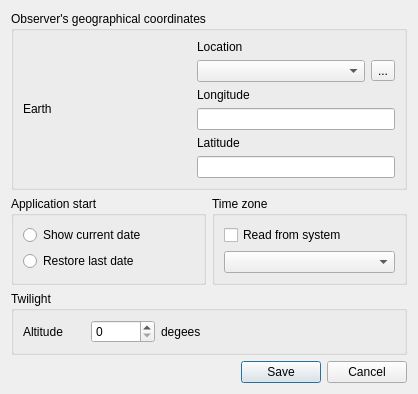
<?xml version="1.0" encoding="UTF-8"?>
<ui version="4.0">
 <class>CSetupDialog</class>
 <widget class="QDialog" name="CSetupDialog">
  <property name="geometry">
   <rect>
    <x>0</x>
    <y>0</y>
    <width>418</width>
    <height>382</height>
   </rect>
  </property>
  <property name="windowTitle">
   <string>Dialog</string>
  </property>
  <layout class="QGridLayout" name="gridLayout_2">
   <item row="3" column="0" colspan="2">
    <widget class="QGroupBox" name="groupBox_4">
     <property name="title">
      <string>Twilight</string>
     </property>
     <layout class="QHBoxLayout" name="horizontalLayout">
      <item>
       <widget class="QLabel" name="label_5">
        <property name="sizePolicy">
         <sizepolicy hsizetype="Fixed" vsizetype="Preferred">
          <horstretch>0</horstretch>
          <verstretch>0</verstretch>
         </sizepolicy>
        </property>
        <property name="text">
         <string>Altitude</string>
        </property>
        <property name="wordWrap">
         <bool>true</bool>
        </property>
       </widget>
      </item>
      <item>
       <widget class="QLabel" name="label_7">
        <property name="minimumSize">
         <size>
          <width>16</width>
          <height>0</height>
         </size>
        </property>
        <property name="maximumSize">
         <size>
          <width>16</width>
          <height>16777215</height>
         </size>
        </property>
        <property name="text">
         <string/>
        </property>
       </widget>
      </item>
      <item>
       <widget class="QSpinBox" name="spinBox">
        <property name="minimumSize">
         <size>
          <width>64</width>
          <height>0</height>
         </size>
        </property>
        <property name="maximum">
         <number>90</number>
        </property>
       </widget>
      </item>
      <item>
       <widget class="QLabel" name="label_6">
        <property name="sizePolicy">
         <sizepolicy hsizetype="Fixed" vsizetype="Preferred">
          <horstretch>0</horstretch>
          <verstretch>0</verstretch>
         </sizepolicy>
        </property>
        <property name="text">
         <string>degees</string>
        </property>
       </widget>
      </item>
      <item>
       <spacer name="horizontalSpacer">
        <property name="orientation">
         <enum>Qt::Horizontal</enum>
        </property>
        <property name="sizeHint" stdset="0">
         <size>
          <width>40</width>
          <height>20</height>
         </size>
        </property>
       </spacer>
      </item>
     </layout>
    </widget>
   </item>
   <item row="0" column="0" colspan="2">
    <widget class="QGroupBox" name="groupBox">
     <property name="title">
      <string>Observer's geographical coordinates</string>
     </property>
     <layout class="QGridLayout" name="gridLayout">
      <item row="0" column="1">
       <widget class="QLabel" name="label_2">
        <property name="text">
         <string>Location</string>
        </property>
       </widget>
      </item>
      <item row="1" column="1">
       <widget class="QComboBox" name="comboBox"/>
      </item>
      <item row="1" column="2">
       <widget class="QToolButton" name="toolButton">
        <property name="text">
         <string>...</string>
        </property>
       </widget>
      </item>
      <item row="2" column="1">
       <widget class="QLabel" name="label_3">
        <property name="text">
         <string>Longitude</string>
        </property>
       </widget>
      </item>
      <item row="3" column="1" colspan="2">
       <widget class="QLineEdit" name="lineEdit">
        <property name="alignment">
         <set>Qt::AlignRight|Qt::AlignTrailing|Qt::AlignVCenter</set>
        </property>
       </widget>
      </item>
      <item row="4" column="1">
       <widget class="QLabel" name="label_4">
        <property name="text">
         <string>Latitude</string>
        </property>
       </widget>
      </item>
      <item row="5" column="1" colspan="2">
       <widget class="QLineEdit" name="lineEdit_2">
        <property name="alignment">
         <set>Qt::AlignRight|Qt::AlignTrailing|Qt::AlignVCenter</set>
        </property>
       </widget>
      </item>
      <item row="0" column="0" rowspan="6">
       <widget class="QLabel" name="label">
        <property name="text">
         <string notr="true">Earth</string>
        </property>
       </widget>
      </item>
     </layout>
    </widget>
   </item>
   <item row="4" column="0" colspan="2">
    <widget class="QDialogButtonBox" name="buttonBox">
     <property name="standardButtons">
      <set>QDialogButtonBox::Cancel|QDialogButtonBox::Save</set>
     </property>
    </widget>
   </item>
   <item row="2" column="0">
    <widget class="QGroupBox" name="groupBox_3">
     <property name="title">
      <string>Application start</string>
     </property>
     <layout class="QVBoxLayout" name="verticalLayout_2">
      <item>
       <widget class="QRadioButton" name="radioButton">
        <property name="text">
         <string>Show current date</string>
        </property>
       </widget>
      </item>
      <item>
       <widget class="QRadioButton" name="radioButton_2">
        <property name="text">
         <string>Restore last date</string>
        </property>
       </widget>
      </item>
     </layout>
    </widget>
   </item>
   <item row="2" column="1">
    <widget class="QGroupBox" name="groupBox_2">
     <property name="title">
      <string>Time zone</string>
     </property>
     <layout class="QVBoxLayout" name="verticalLayout">
      <item>
       <widget class="QCheckBox" name="checkBox">
        <property name="text">
         <string>Read from system</string>
        </property>
       </widget>
      </item>
      <item>
       <widget class="QComboBox" name="comboBox_2"/>
      </item>
     </layout>
    </widget>
   </item>
  </layout>
 </widget>
 <resources/>
 <connections/>
</ui>
